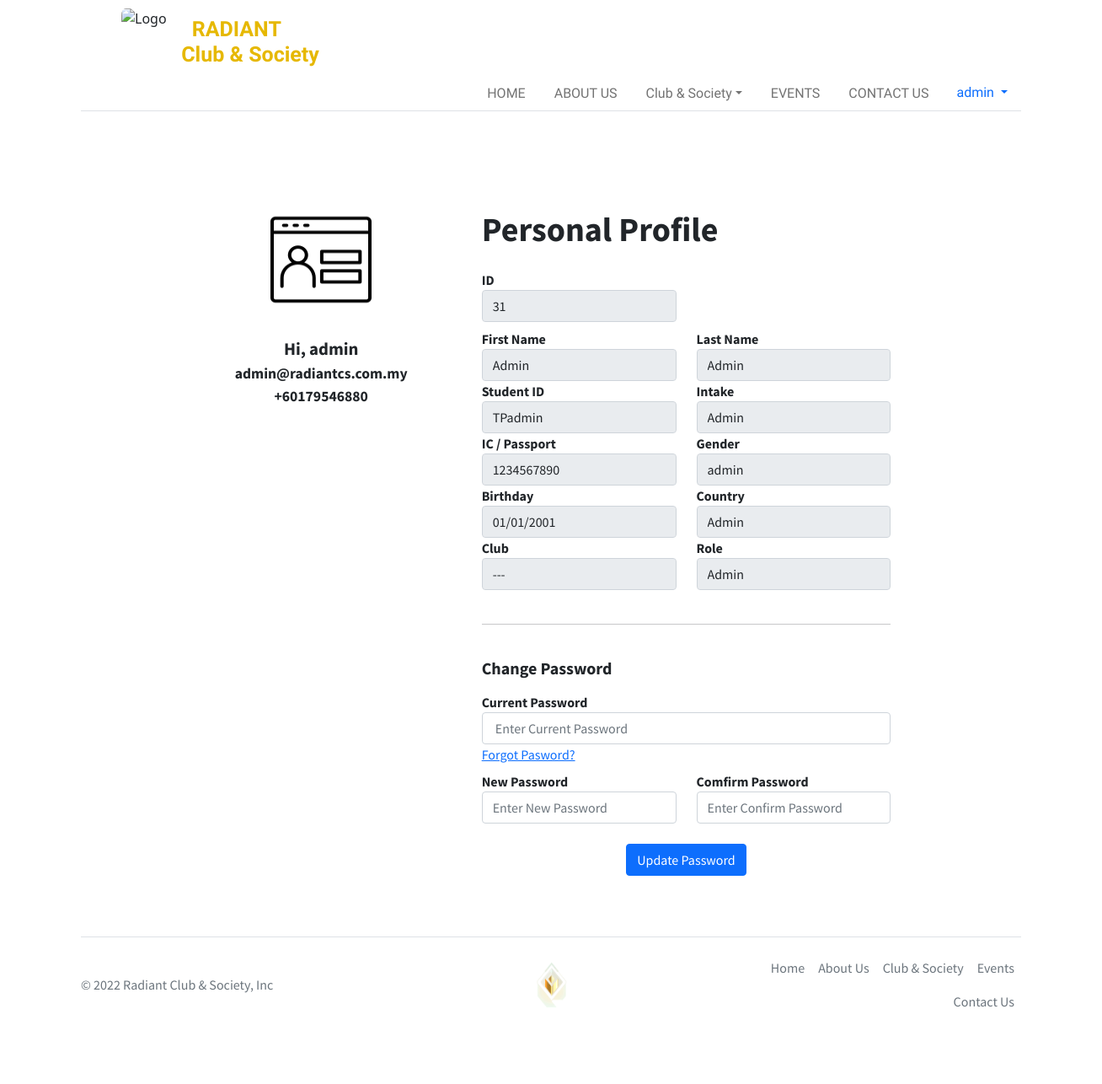
The app's page /profile.php (signed in) with its own data.
### tables this page shows
CREATE TABLE `students` (
  `sid` int(10) NOT NULL,
  `bio` varchar(200) DEFAULT NULL,
  `username` varchar(25) NOT NULL,
  `email` varchar(50) NOT NULL,
  `password` varchar(25) NOT NULL,
  `Fname` varchar(50) NOT NULL,
  `Lname` varchar(50) NOT NULL,
  `studentid` varchar(10) NOT NULL,
  `intake` varchar(25) NOT NULL,
  `mobile_num` varchar(20) NOT NULL,
  `gender` varchar(15) NOT NULL,
  `birth_date` date NOT NULL,
  `ic_passport` varchar(20) NOT NULL,
  `country` varchar(50) NOT NULL,
  `role` varchar(20) NOT NULL,
  `clubid` int(10) DEFAULT NULL
);

### profile.php (the view, shortened to what this page needs)
<?php
    $servername = "localhost";
    $user = "root";
    $password = "";
    $dbase = "sdp";
    $conn = mysqli_connect($servername,$user,$password,$dbase);
?>
<!DOCTYPE html>
<html lang="en">
<head>
    <link href="https://cdn.jsdelivr.net/npm/bootstrap@5.1.3/dist/css/bootstrap.min.css" rel="stylesheet">
    <link rel="stylesheet" href="https://cdn.jsdelivr.net/npm/bootstrap@5.0.2/dist/css/bootstrap.min.css">
    <link rel="stylesheet" href="https://cdn.jsdelivr.net/npm/bootstrap-icons@1.5.0/font/bootstrap-icons.css">
    <link rel="stylesheet" href="https://cdnjs.cloudflare.com/ajax/libs/font-awesome/4.7.0/css/font-awesome.min.css">
</head>
<body>
    <div style="max-width: 1300px; margin: auto; padding: 10px;">
    <div class="container">
      <a class="d-flex align-items-center mb-3 mb-md-0 me-md-auto text-dark text-decoration-none" width="auto" height="auto">
        <svg class="bi me-2" width="40" height="32"><img onclick="location.href='index.php'" src="images/radiant_bg.png" style="border-radius: 10%;" alt="Logo" width="55" height="80"></svg>
        <h1 class="fs-4; a" onclick="location.href='index.php'"style="margin: 10px;font-weight: bold;">&nbsp;&nbsp;&nbsp;RADIANT<br>&nbsp;Club & Society</h1>
      </a>
    <ul class="nav nav-tabs justify-content-end" style="font-family: Bakbak One,san-serif; color: #fd7e14">
        <li class="nav-item">
          <a class="nav-link" style="color:#737373" aria-current="page" href="index.php">HOME</a>
        </li>
        <li class="nav-item">
          <a class="nav-link " style="color:#737373" href="about.php">ABOUT US</a>
        </li>
        <div class="dropdown">
        <li class="nav-item dropdown">
          <a class="nav-link dropdown-toggle" data-bs-toggle="dropdown" ondblclick="location.href='clubs.php?id='" style="color:#737373" role="button" aria-expanded="false">Club & Society</a>
        </li>
        </div>
        <li class="nav-item">
          <a class="nav-link" style="color:#737373" href="events.php">EVENTS</a>
        </li>
        <li class="nav-item">
          <a class="nav-link" style="color:#737373" href="contact.php">CONTACT US</a>
        </li>
        <li class="nav-item ">
          <?php
              if (isset($_SESSION['username'])) { ?>
              <ul class="nav nav-pills ">
              <li class="nav-item dropdown">
              <a class="nav-link dropdown-toggle" data-bs-toggle="dropdown" href="#" role="button" aria-expanded="false" style="color:#0d6efd">
              <?php
              if(isset($_SESSION['username'])) {
                  echo $_SESSION['fullname'];
              }else {
                  echo "";
              }
              ?>
              </a>
              </li>
          </ul>
          <?php
              }
              else { ?>
              <button onclick="location.href='login.php'" type="button" class="btn btn-primary">Login</button>
          <?php
          }
          ?>
      </li>
      </ul>
    </div>
    </div>
    <div class="container rounded bg-white mt-5 mb-5 content" style="font-family: Source Sans Pro,san-serif;">
    <div class="row d-flex justify-content-center" style="width: 1300px; ">
        <div class="col-md-3 border-right">
            <div class="d-flex flex-column align-items-center text-center p-3 py-5">
                <img height='120'; width='128' src="images/personal-data.png">
            <span class="font-weight-bold" style="font-size: 1.3rem;font-weight: bold;">
                <br>
            <?php
                if(isset($_SESSION['username'])) {
                    echo "Hi, " . $_SESSION['fullname'];
                }else {
                }
            ?>
            </span>
            <span style="font-size: 1.1rem;font-weight: bold;">
                <?php
                $sql_query = "SELECT * FROM `students` where username ='".$_SESSION['fullname']."' LIMIT 1";
                $result = mysqli_query($conn, $sql_query);
                while ($row = mysqli_fetch_array($result)) {
                echo $row["email"]
                ?>
            </span>
            <span style="font-size: 1.1rem;font-weight: bold;">
                <?php
                $sql_query = "SELECT * FROM `students` where username ='".$_SESSION['fullname']."' LIMIT 1";
                $result = mysqli_query($conn, $sql_query);
                while ($row = mysqli_fetch_array($result)) {
                echo $row["mobile_num"]
                ?>
            </span>
            <?php
                }
             }
            ?>
            </div>
            </div>
            <?php
                $sql_query = "SELECT * FROM `students` where username ='".$_SESSION['fullname']."' LIMIT 1";
                $result = mysqli_query($conn, $sql_query);
                while ($row = mysqli_fetch_array($result)) {
            ?>
        <div class="col-md-5 border-right">
            <div class="p-3 py-5">
            <form action="" method="POST" onSubmit="return validate();">
                <div class="d-flex justify-content-between align-items-center mb-3">
                    <h4 class="text-right" style="font-size:2.5rem"><b>Personal Profile</b></h4>
                </div>
                <div class="row mt-2">
                  <div class="col-md-6">
                      <label class="labels">ID</label>
                      <input type="text" name="idnum" class="form-control" placeholder="" readonly value="<?php echo $row["sid"]?>">
                  </div>
                </div>
                <div class="row mt-2">
                    <div class="col-md-6">
                        <label class="labels">First Name</label>
                        <input type="text" name="fname" class="form-control" placeholder="" readonly value="<?php echo $row["Fname"]?>">
                    </div>
                    <div class="col-md-6">
                        <label class="labels">Last Name</label>
                        <input type="text" name="lname" class="form-control" placeholder="" readonly value="<?php echo $row["Lname"]?>" >
                    </div>
                    <div class="col-md-6">
                        <label class="labels">Student ID</label>
                        <input type="text" name="studentid" class="form-control" placeholder="" readonly value="<?php echo $row["studentid"]?>" >
                    </div>
                    <div class="col-md-6">
                        <label class="labels">Intake</label>
                        <input type="text" name="intake" class="form-control" placeholder="" readonly value="<?php echo $row["intake"]?>" >
                    </div>
                    <div class="col-md-6">
                        <label class="labels">IC / Passport</label>
                        <input type="text" name="ic_passport" class="form-control" placeholder="" readonly value="<?php echo $row["ic_passport"]?>" >
                    </div>
                    <div class="col-md-6">
                        <label class="labels">Gender</label>
                        <input type="text" name="gender" class="form-control" placeholder="" readonly value="<?php echo $row["gender"]?>" >
                    </div>
                    <div class="col-md-6">
                        <label class="labels">Birthday</label>
                        <input type="date" name="birthday" class="form-control" readonly value="<?php echo $row["birth_date"]?>">
                    </div>
                    <div class="col-md-6">
                        <label class="labels">Country</label>
                        <input type="text" name="Country" class="form-control" readonly value="<?php echo $row["country"]?>">
                    </div>
                    <div class="col-md-6">
                        <label class="labels">Club</label>
                        <?php
                        $cid = $row["clubid"];
                        if (empty($cid)) {
                          echo "<input type='text' name='club' class='form-control' placeholder='' readonly value='---' >";
                        }else{
                          $query = mysqli_query(
                            $conn,"SELECT * FROM clubs WHERE cid = $cid");
                            $res = mysqli_fetch_array($query);
                            $clubname = $res['cname'];
                          echo "<input type='text' name='club' class='form-control' placeholder='' readonly value='$clubname' >";
                        }
                         ?>
                    </div>
                    <div class="col-md-6">
                        <label class="labels">Role</label>
                        <input type="text" name="role" class="form-control" placeholder="" readonly value="<?php echo $row["role"]?>" >
                    </div>
                </div>
                <br><hr><br>
                <div class="justify-content-between align-items-center mb-3">
                    <h5 class="text-right"><b>Change Password</b></h5>
                </div>
                <div class="col-md-12">
                        <label class="labels">Current Password</label>
                        <input type="password" name="old_password" class="form-control" required="" placeholder=" Enter Current Password" value="" >
                        <a href="forgotpassword.php" class="">Forgot Pasword?</a>
                </div>
                <div class="row mt-2">
                <div class="col-md-6">
                    <label class="labels">New Password</label>
                    <input type="password" name="txtPassword" class="form-control" required=""  id="password" placeholder="Enter New Password" value="" onkeyup='check();'>
                </div>
                <div class="col-md-6">
                    <label class="labels">Comfirm Password</label>
                    <input type="password" name="confirm_password" class="form-control" required="" id="confirm_password" placeholder="Enter Confirm Password" value="" onkeyup='check();'>
                </div>
                </div>
                <div class="mt-3 text-center">
                    <button class="btn btn-primary profile-button" name="submit" type="submit">Update Password</button>
                </div>
    </div>
                <?php
        }
        ?>
            </div>
        </div>
    <div class="container">
      <footer class="d-flex flex-wrap justify-content-between align-items-center py-3 my-4 border-top">
        <p class="col-md-4 mb-0 text-muted">© 2022 Radiant Club & Society, Inc</p>
        <a class="col-md-4 d-flex align-items-center justify-content-center mb-3 mb-md-0 me-md-auto link-dark text-decoration-none">
          <img src="images/radiant.png" style="border-radius: 10%;" alt="Logo" width="55" height="55">
        </a>
        <ul class="nav col-md-4 justify-content-end">
          <li class="nav-item"><a href="index.php" class="nav-link px-2 text-muted">Home</a></li>
          <li class="nav-item"><a href="about.php" class="nav-link px-2 text-muted">About Us</a></li>
          <li class="nav-item"><a href="clubs.php?id=" class="nav-link px-2 text-muted">Club & Society</a></li>
          <li class="nav-item"><a href="events.php" class="nav-link px-2 text-muted">Events</a></li>
          <li class="nav-item"><a href="contact.php" class="nav-link px-2 text-muted">Contact Us</a></li>
        </ul>
      </footer>
    </div>
</body>
</html>

### profile.php (style rules this page uses)
h1.a { font-family: "Capriola", sans-serif; color: #e6b800; font-size: 25px; }
.content { max-width: 1300px; margin: auto; padding: 10px; }
label { font-weight: bold; }

### records on screen
students: email "admin@radiantcs.com.my", mobile_num "+60179546880", idnum "31", fname "Admin", lname "Admin", studentid "TPadmin", intake "Admin", ic_passport "1234567890", gender "admin", birthday "01/01/2001", Country "Admin", role "Admin"

### other values on screen
$_SESSION['fullname'] "admin"
